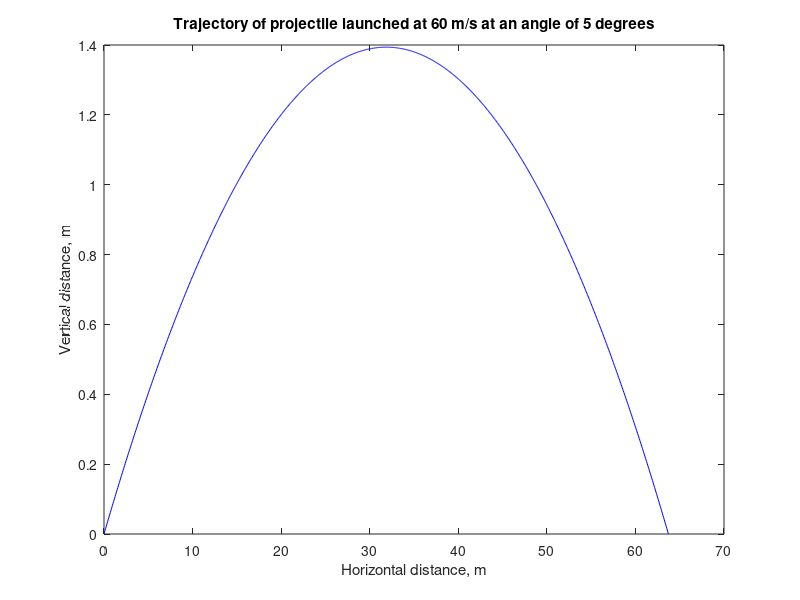

MATLAB code to generate this figure:
%Program to plot the trajectories of a projectile launched at a given
%initial velocity and launch angle

% Input data
g = 9.81;    % acceleration due to gravity
StartVel = 60;  % m/s
Angle = input('Input angle in degrees ');

if ( Angle < 0 || Angle > 90 )
    disp('Angle is out of range');
else
    % Calculate distances
    % Convert angle to radians
    Angle = Angle * pi /180;
    % Create vector of times with increment 0.001s
    Time = 0:0.001:15; 

    % Calculate horizontal displacement for each time increment
    HorzDist = cos(Angle) * (Time .* StartVel);

    % Calculate vertical displacement for each time increment
    VertDist = sin(Angle) * (Time .* StartVel) - 0.5 * g * Time.^2;

    % Plot only positive vertical displacements
    % Find index of first negative vertical distance
    index = find(VertDist < 0, 1 );
    % Plot trajectory - horizontal against vertical distance
    plot(HorzDist(1:index-1),VertDist(1:index-1), 'b');

    %% Add axis labels
    xlabel('Horizontal distance, m');
    ylabel('Vertical distance, m');

    % Create string for title
    strTitle = ['Trajectory of projectile launched at ' num2str(StartVel) ' m/s '...
            'at an angle of ' num2str(Angle*180/pi) ' degrees'];
    title( strTitle );
end